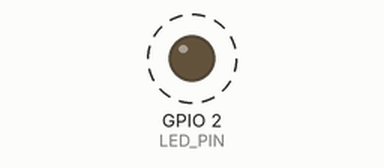
The sketch below on a simulated ESP32. On the bench: output pins drawn as LEDs (lit = HIGH). Dashed ring = blinking.

Above: at 0.2 s.
Timing chart, 0 to 3.0 s (numbered marks = the images above):
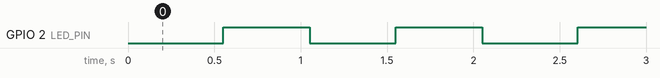

The sketch:

blink.ino
```cpp
#include <Arduino.h>

#ifdef LED_BUILTIN
  const int LED_PIN = LED_BUILTIN;
#else
  const int LED_PIN = 1; // 13;
#endif

#define XSTR(x) STR(x)
#define STR(x) #x
#pragma message "Using pin settings: LED = " XSTR(LED_PIN)

void setup() {
  pinMode (LED_PIN, OUTPUT);
}

void loop() {
  digitalWrite(LED_PIN, !!(millis() & (1 << 9)));
  delay(50);
}
```

Measured:
- by itself, GPIO 2 (LED_PIN): alternates HIGH for 0.50 s and LOW for 0.50 s
